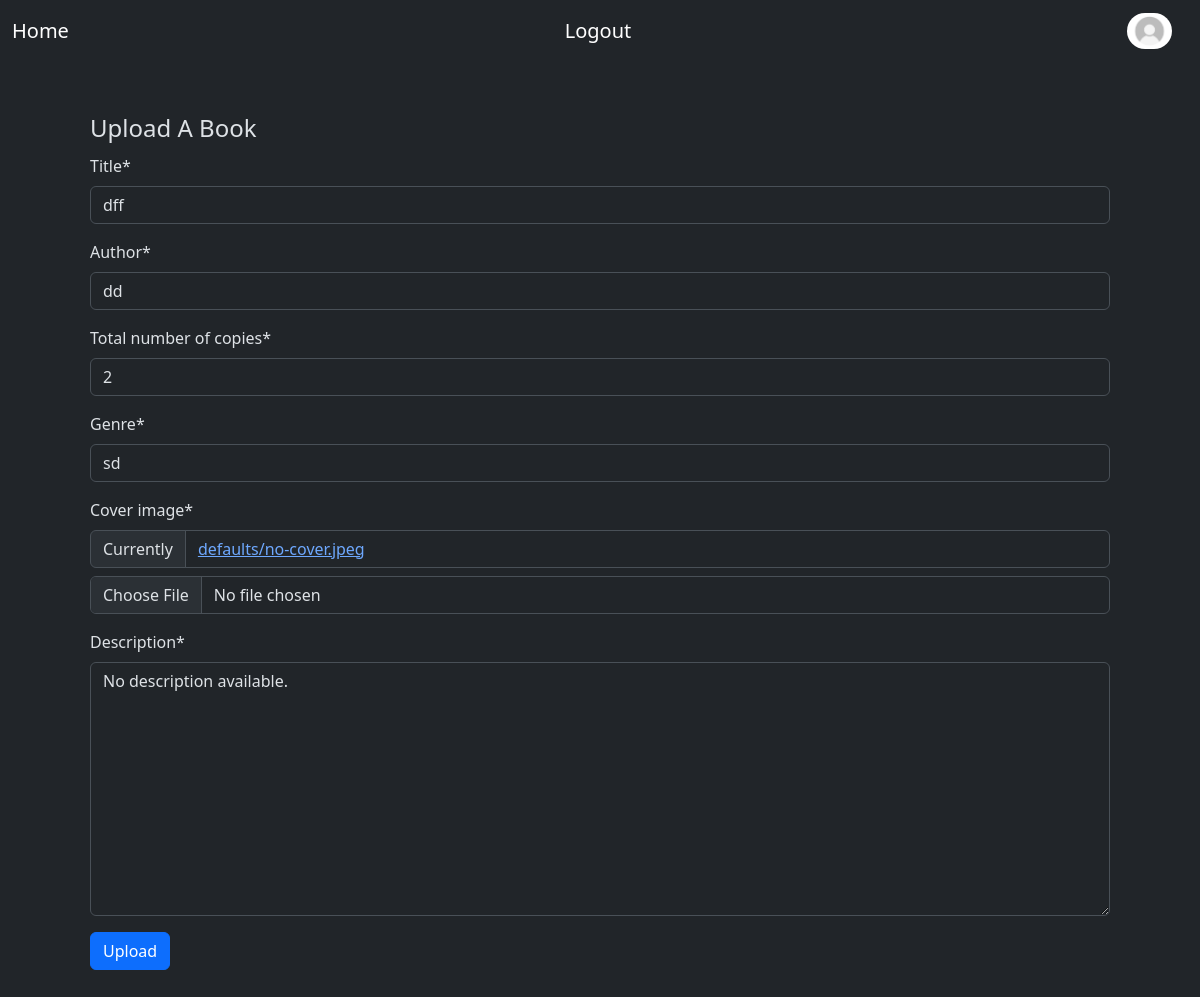
Page /book/edit_book/4/ (signed in) on the committed database.
### users/models.py (models this page shows, shortened)
class CustomUser(AbstractBaseUser, PermissionsMixin):
    email = models.EmailField(_("Email Address"), unique=True)
    first_name = models.CharField(max_length=50, default='default-firstname')
    last_name = models.CharField(max_length=50, default='default-lastname')
    is_staff = models.BooleanField(default=False)
    is_active = models.BooleanField(default=True)
    is_banned = models.BooleanField(default=False)
    date_joined = models.DateTimeField(default=timezone.now)
    profile_image = models.ImageField(upload_to='User-Profiles/', default='/defaults/no-profile.png')
    role = models.CharField(max_length=30, choices = ROLE_CHOICES, default=ST)
    USERNAME_FIELD = "email"
    REQUIRED_FIELDS = []
    objects = CustomUserManager()

### bookApp/models.py (models this page shows, shortened)
class Book(models.Model):
	id = models.IntegerField(primary_key=True)
	title = models.CharField(max_length=50)
	author = models.CharField(max_length=50)
	pcs_left = models.IntegerField("Total number of copies")
	genre =  models.CharField(max_length=150)
	cover_image = models.ImageField(upload_to='Book-Covers/', default='defaults/no-cover.jpeg')
	rating = models.FloatField(default=0)
	description = models.TextField(default='No description available.')
	borrowers = models.ManyToManyField(CustomUser)
	created_at = models.DateTimeField(auto_now_add=True)
	updated_at = models.DateTimeField(auto_now=True)
	class Meta:
		ordering = ["title"]

### bookApp/views.py (the view)
# urls.py: path('book/edit_book/<int:book_id>/', edit_book, name='book-edit'),
@login_required
def edit_book(request, book_id):
	book = Book.objects.get(pk=book_id)
	if request.method == "POST":
		form = BookUploadForm(request.POST, request.FILES, instance=book)
		if form.is_valid():
			rating = form.cleaned_data['rating']
			book.rating = (book.rating + rating)/2
			book.save()
			return redirect("/")
	else:
		form = BookUploadForm(instance=book)
	return render(request, 'bookApp/book_upload.html', {'form':form})

### bookApp/forms.py
class BookUploadForm(forms.ModelForm):
    class Meta:
        model = Book
        fields = ['title', 'author', 'pcs_left', 'genre', 'cover_image', 'description']

### bookApp/templates/bookApp/book_upload.html (shortened to what this page needs)
{% extends "./layout.html" %}
{% load crispy_forms_tags %}
{% block content %}
<fieldset class="m-5">
    <legend class="">Upload A Book</legend>
	<form method="post" action="" enctype="multipart/form-data" class="">
		{{ form|crispy }}
		<input type="submit" value="Upload" class="btn btn-primary">
	</form>
</fieldset>
{% endblock %}

### bookApp/templates/bookApp/layout.html (shortened to what this page needs)
<!DOCTYPE html>
<html data-bs-theme="dark">
	<head>
		{% load bootstrap5 %}
		{% bootstrap_css %}
		{% load crispy_forms_tags %}
	</head>
	<body>
		<nav class="navbar navbar-expand-sm bg-dark navbar-dark">
			<div class="container-fluid">
				<a class="navbar-brand" href={% url 'book-home'%}>Home</a>
				{% if user.is_authenticated %}
					<a class="navbar-brand" href={% url 'logout'%}>Logout</a>
					<a class="navbar-brand" href={% url 'user-account'%}>
						<img src="{{user.profile_image.url}}" alt="Avatar Logo" style="width:45px;" class="rounded-pill">
				{% else %}
					<a class="navbar-brand" href={% url 'login'%}>Login</a>
				{% endif %}
			</div>
		</nav>
	<div class="container">
		{% block content%}
		{% endblock %}
	</div>
</body>
</html>

### rows in the picture
CustomUser: profile_image (picture)
Book: title "dff", author "dd", pcs_left "2", genre "sd", description "No description available."
